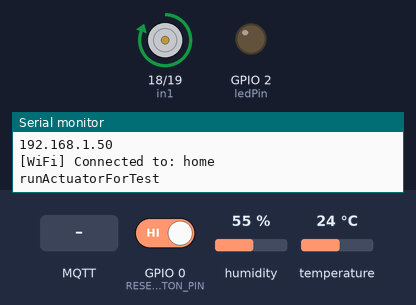
This program was run on a simulated ESP32. On the bench: motor-driver pin pairs drawn as motors (green arrow = first pin HIGH = forward, orange = second pin HIGH = backward, longer = more drive, scaled by the enable pin), output pins drawn as LEDs (lit = HIGH), the last lines printed to the serial monitor. The test bench sets the inputs (shaded band); at power-on: GPIO 0 (RESET_BUTTON_PIN) HIGH, humidity 55 %, temperature 24 °C. WiFi joins after 1.5 s; servers stay silent unless stated; no MQTT or app messages arrive unless stated. At 24.9 s the program restarts the board; the recording ends there.

Above: at 2.6 s.
At 5.6 s:
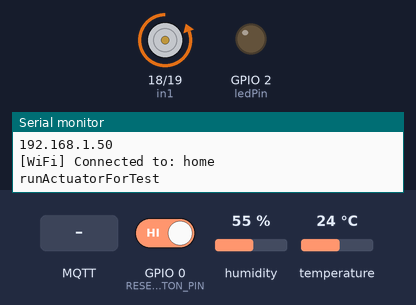
At 14.7 s:
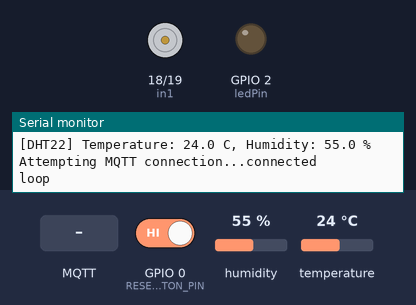
14.8 s: MQTT message "window/control" arrives on the first subscribed topic
17.0 s: MQTT message "open" arrives on the first subscribed topic
19.0 s: MQTT message "close" arrives on the first subscribed topic
21.0 s: GPIO 0 (RESET_BUTTON_PIN) driven LOW
Timing chart, 0 to 24.0 s (numbered marks = the images above; inputs shaded):
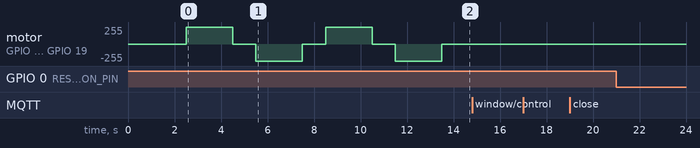

The program:

main.cpp
```cpp
#include <Arduino.h>
#include <WiFi.h>
#include <WiFiManager.h>
#include "WifiService.h"
#include <PubSubClient.h>
#include <DHT.h>

WiFiManager wm;
WifiService wifiService;
static constexpr int RESET_BUTTON_PIN = 0;
const int ledPin = 2; // Onboard LED pin (usually GPIO 2)
static constexpr unsigned long RESET_HOLD_MS = 3000;
bool buttonPressed = false;
unsigned long buttonPressStart = 0;
// Define pins for actuator control
const int in1 = 18;
const int in2 = 19;
const int enA = 23;

// DHT22 sensor settings
static constexpr int DHT_PIN = 4;
static constexpr int DHT_TYPE = DHT22;
static constexpr unsigned long DHT_READ_INTERVAL_MS = 2000;
DHT dht(DHT_PIN, DHT_TYPE);
unsigned long lastDhtReadMs = 0;

// MQTT Broker settings
const char* mqtt_server = "192.168.86.42";
const int mqtt_port = 1883;

WiFiClient espClient;
PubSubClient client(espClient);

void reconnect() {
    while (!client.connected()) {
          Serial.print("Attempting MQTT connection...");
        if (client.connect("ESP32Client")) {
            Serial.println("connected");
            client.subscribe("window/control");

        } else {
            delay(5000);
        }
    }
}
String parseActionFromJson(const String& json);

String parseActionFromJson(const String& json){
  const String key = "\"action\"";
  int keyPos = json.indexOf(key);
  if (keyPos < 0) {
    return "";
  }

  int colonPos = json.indexOf(':', keyPos + key.length());
  if (colonPos < 0) {
    return "";
  }

  int quoteStart = json.indexOf('"', colonPos + 1);
  if (quoteStart < 0) {
    return "";
  }

  int quoteEnd = json.indexOf('"', quoteStart + 1);
  if (quoteEnd < 0) {
    return "";
  }

  return json.substring(quoteStart + 1, quoteEnd);
}


void callback(char* topic, byte* payload, unsigned int length) {
    // Handle incoming message
    Serial.print("Message arrived [");
    Serial.print(topic);
    Serial.print("] ");
    for (unsigned int i = 0; i < length; i++) {
        Serial.print((char)payload[i]);
    }
    Serial.println();
    if(strcmp(topic, "window/control") == 0){
      String command = "";
      for (unsigned int i = 0; i < length; i++) {
        command += (char)payload[i];
      }
      String action = parseActionFromJson(command);
      Serial.print("Received command: ");
      Serial.println(command);
      Serial.print("Parsed action: ");
      Serial.println(action);
      if(action == "open"){
        analogWrite(enA, 255); // 0-255 where 255 is max speed
        // Move actuator forward
        digitalWrite(in1, HIGH);
        digitalWrite(in2, LOW);
        delay(2000); // Move for 3 seconds

        // Stop
        digitalWrite(in1, LOW);
        digitalWrite(in2, LOW);
      } else if(action == "close"){
          analogWrite(enA, 255); // 0-255 where 255 is max speed
        // Move actuator backward
        digitalWrite(in1, LOW);
        digitalWrite(in2, HIGH);
        delay(2000);

        // Stop
        digitalWrite(in1, LOW);
        digitalWrite(in2, LOW);
      } else if(action == "stop"){
        // Stop
        digitalWrite(in1, LOW);
        digitalWrite(in2, LOW);
      }
    }
}

// Forward declaration
void actuatorSetup();


void actuatorSetup(){

  pinMode(ledPin, OUTPUT);

}


void runActuatorForTest();

void setup() {
  Serial.begin(115200);
  Serial.println("ESP32 is alive!");
  dht.begin();

  wifiService.begin();
   pinMode(RESET_BUTTON_PIN, INPUT_PULLUP);

  client.setServer(mqtt_server, mqtt_port);
  client.setCallback(callback);
  actuatorSetup();
  runActuatorForTest();
}


void runActuatorForTest(){
  Serial.println("runActuatorForTest");
for(int i=0; i<2; i++){
  delay(1000);
  // Nothing to do here (we did it all in setup)
  pinMode(in1, OUTPUT);
  pinMode(in2, OUTPUT);
  pinMode(enA, OUTPUT);

  // Enable motor driver (PWM, full speed)
  analogWrite(enA, 255); // 0-255 where 255 is max speed

  // Move actuator forward
  digitalWrite(in1, HIGH);
  digitalWrite(in2, LOW);
  delay(2000); // Move for 3 seconds

  // Stop
  digitalWrite(in1, LOW);
  digitalWrite(in2, LOW);
  delay(1000);

  // Move actuator backward
  digitalWrite(in1, LOW);
  digitalWrite(in2, HIGH);
  delay(2000);

  // Stop
  digitalWrite(in1, LOW);
  digitalWrite(in2, LOW);
 }


}

void readAndLogDht() {
  Serial.println("read dht");
  if (millis() - lastDhtReadMs < DHT_READ_INTERVAL_MS) {
    return;
  }

  lastDhtReadMs = millis();
  float humidity = dht.readHumidity();
  float temperatureC = dht.readTemperature();

  if (isnan(humidity) || isnan(temperatureC)) {
    Serial.println("[DHT22] Read failed");
    return;
  }

  Serial.print("[DHT22] Temperature: ");
  Serial.print(temperatureC, 1);
  Serial.print(" C, Humidity: ");
  Serial.print(humidity, 1);
  Serial.println(" %");
}

void loop() {
  Serial.println("loop");
  // put your main code here, to run repeatedly:
  delay(1000);
  //Serial.println("Tick");
  wifiService.loop();

  if (digitalRead(RESET_BUTTON_PIN) == LOW) {
      if (!buttonPressed) {
        buttonPressed = true;
        buttonPressStart = millis();
      } else if (millis() - buttonPressStart >= RESET_HOLD_MS) {
        Serial.println("[BTN] WiFi reset requested");
        delay(300);
        wifiService.reset(); // clears credentials + restarts
      }
    } else {
      buttonPressed = false;
    }
  readAndLogDht();

  if (wifiService.isConnected()) {
      if (!client.connected()) {
          reconnect();
      }
      client.loop();

      // Example: publish a message every 5 seconds
     /** static unsigned long lastMsg = 0;
      if (millis() - lastMsg > 5000) {
          lastMsg = millis();
          client.publish("test/topic", "Hello from ESP32!");
      } */
  }


}
```

WifiService.cpp
```cpp
#include "WifiService.h"
#include <WiFi.h>
#include <Arduino.h>

static const char* AP_NAME = "TIW-Setup";
static const char* AP_PASS = "12345678";

void WifiService::begin() {
    WiFi.mode(WIFI_AP_STA);


    if (!wm.autoConnect()) {
        Serial.println("[WiFi] Connection failed, starting portal");
        startPortal();
        return;
    }

    if (!hasCredentials()) {
        Serial.println("[WiFi] No credentials, starting portal");
        startPortal();
        return;
    }

    Serial.println("[WiFi] Connected");
    Serial.println(WiFi.localIP());

    Serial.print("[WiFi] Connected to: ");
    Serial.println(WiFi.SSID());

}


void WifiService::loop() {
 /*if (!portalRunning) return;

  wm.process();

  if (WiFi.status() == WL_CONNECTED) {
    Serial.println("[WiFi] Portal finished, rebooting");
    delay(1500);
    ESP.restart();
  }*/

}

void WifiService::startPortal() {
  Serial.println("[WiFi] Starting config portal");

  wm.setConfigPortalBlocking(true);
  wm.setConfigPortalTimeout(0); // no timeout

  bool success = wm.startConfigPortal(AP_NAME, AP_PASS);

  if (success) {
    Serial.println("[WiFi] Credentials saved, rebooting");
  } else {
    Serial.println("[WiFi] Portal exited without WiFi");
  }

  delay(1500);
  ESP.restart();
}

bool WifiService::hasCredentials() const {
  return WiFi.SSID().length() > 0;
}

bool WifiService::isConnected() const {
  return WiFi.status() == WL_CONNECTED;
}

void WifiService::reset() {
  Serial.println("[WiFi] Resetting credentials");
  wm.resetSettings();
  ESP.restart();
}
```

WifiService.h
```cpp
#pragma once

#include <WiFiManager.h>


class WifiService {
public:
    void begin();
    void loop();
    void startPortal();
    bool isConnected() const;
    void reset();

private:
    WiFiManager wm;
    bool portalRunning = false;
    bool hasCredentials() const;


};
```
